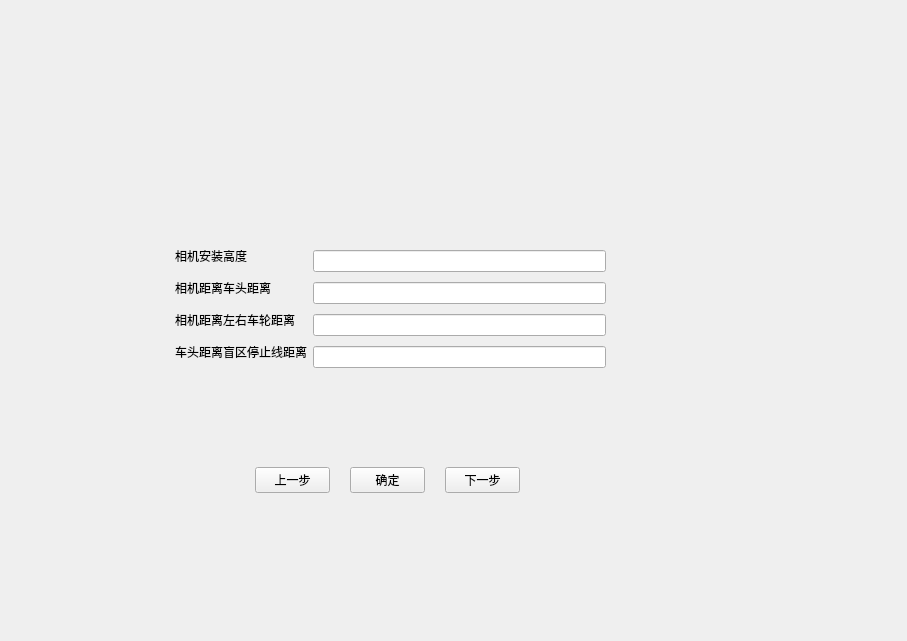
<?xml version="1.0" encoding="UTF-8"?>
<ui version="4.0">
 <class>Second</class>
 <widget class="QWidget" name="Second">
  <property name="geometry">
   <rect>
    <x>0</x>
    <y>0</y>
    <width>907</width>
    <height>641</height>
   </rect>
  </property>
  <property name="windowTitle">
   <string>Form</string>
  </property>
  <widget class="QWidget" name="formLayoutWidget">
   <property name="geometry">
    <rect>
     <x>160</x>
     <y>240</y>
     <width>461</width>
     <height>142</height>
    </rect>
   </property>
   <layout class="QFormLayout" name="formLayout">
    <property name="leftMargin">
     <number>15</number>
    </property>
    <property name="topMargin">
     <number>10</number>
    </property>
    <property name="rightMargin">
     <number>15</number>
    </property>
    <property name="bottomMargin">
     <number>10</number>
    </property>
    <item row="0" column="0">
     <widget class="QLabel" name="label">
      <property name="text">
       <string>相机安装高度
</string>
      </property>
     </widget>
    </item>
    <item row="0" column="1">
     <widget class="QLineEdit" name="lineEdit"/>
    </item>
    <item row="1" column="0">
     <widget class="QLabel" name="label_2">
      <property name="text">
       <string>相机距离车头距离
</string>
      </property>
     </widget>
    </item>
    <item row="1" column="1">
     <widget class="QLineEdit" name="lineEdit_2"/>
    </item>
    <item row="2" column="0">
     <widget class="QLabel" name="label_3">
      <property name="text">
       <string>相机距离左右车轮距离
</string>
      </property>
     </widget>
    </item>
    <item row="2" column="1">
     <widget class="QLineEdit" name="lineEdit_3"/>
    </item>
    <item row="3" column="0">
     <widget class="QLabel" name="label_4">
      <property name="text">
       <string>车头距离盲区停止线距离
</string>
      </property>
     </widget>
    </item>
    <item row="3" column="1">
     <widget class="QLineEdit" name="lineEdit_4"/>
    </item>
   </layout>
  </widget>
  <widget class="QWidget" name="horizontalLayoutWidget">
   <property name="geometry">
    <rect>
     <x>240</x>
     <y>440</y>
     <width>295</width>
     <height>80</height>
    </rect>
   </property>
   <layout class="QHBoxLayout" name="horizontalLayout">
    <property name="spacing">
     <number>20</number>
    </property>
    <property name="leftMargin">
     <number>15</number>
    </property>
    <property name="rightMargin">
     <number>15</number>
    </property>
    <item>
     <widget class="QPushButton" name="last">
      <property name="text">
       <string>上一步</string>
      </property>
      <property name="iconSize">
       <size>
        <width>25</width>
        <height>25</height>
       </size>
      </property>
     </widget>
    </item>
    <item>
     <widget class="QPushButton" name="confirm">
      <property name="text">
       <string>确定</string>
      </property>
     </widget>
    </item>
    <item>
     <widget class="QPushButton" name="next">
      <property name="text">
       <string>下一步</string>
      </property>
     </widget>
    </item>
   </layout>
  </widget>
 </widget>
 <resources/>
 <connections/>
</ui>
